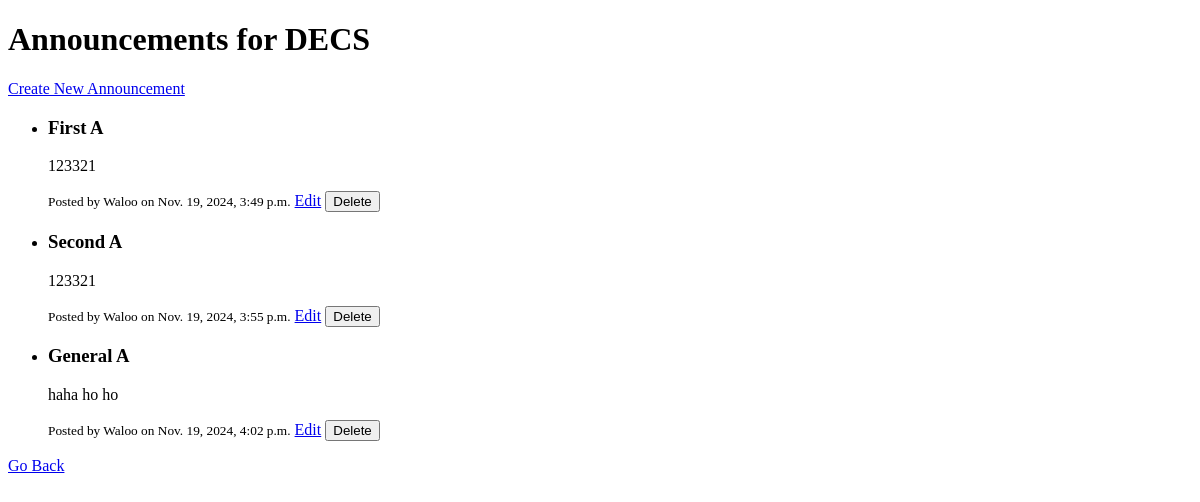
/announcements/1/ (signed in), run on an earlier commit of the app's database.
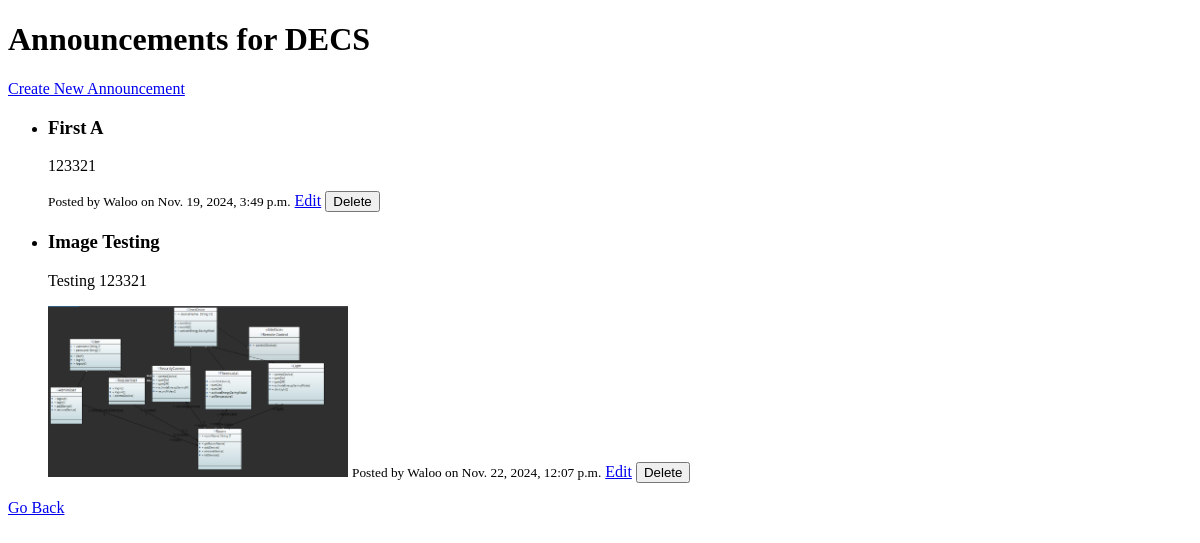
And on a later commit of the database.
### Society/models.py (models this page shows, shortened)
class Announcement(models.Model):
    society = models.ForeignKey(Society, on_delete=models.CASCADE, related_name="announcements")
    title = models.CharField(max_length=255)
    content = models.TextField()
    image = models.ImageField(upload_to='announcements/', blank=True, null=True)
    is_member_specific = models.BooleanField(default=False)
    created_at = models.DateTimeField(auto_now_add=True)
    created_by = models.ForeignKey(CustomUser, on_delete=models.CASCADE)

### loginreg/models.py (models this page shows, shortened)
class CustomUser(AbstractUser):
    isadmin = models.BooleanField(default=False)
    profile_picture = models.ImageField(upload_to="profile_pictures/", default="profile_pictures/default.png")

### Society/views.py (the view)
# urls.py: path('announcements/<int:society_id>/', sviews.announcements_page, name='announcements_page'),
@login_required
def announcements_page(request, society_id):
    society = get_object_or_404(Society, id=society_id)
    is_member = society.members.filter(id=request.user.id).exists()
    is_admin = society.admins.filter(id=request.user.id).exists()
    if is_admin:
        announcements = Announcement.objects.filter(society=society)
    elif is_member:
        announcements = Announcement.objects.filter(society=society, is_member_specific__in=[False, True])
    else:
        announcements = Announcement.objects.filter(society=society, is_member_specific=False)
    context = {
        "announcements": announcements,
        "society": society,
        "is_admin": is_admin,
    }
    return render(request, "announcements_page.html", context)

### Templates/announcements_page.html (shortened to what this page needs)
<!DOCTYPE html>
<html lang="en">
<head>
</head>
<body>
    <h1>Announcements for {{ society.name }}</h1>
    {% if is_admin %}
        <a href="{% url 'create_announcement' society_id=1 %}" class="btn btn-success">Create New Announcement</a>
    {% endif %}
    <ul>
        {% for announcement in announcements %}
            <li>
                <h3>{{ announcement.title }}</h3>
                <p>{{ announcement.content }}</p>
                {% if announcement.image %}
                    <img src="{{ announcement.image.url }}" alt="{{ announcement.title }}" style="max-width: 300px; height: auto;">
                {% endif %}
                <small>Posted by {{ announcement.created_by.username }} on {{ announcement.created_at }}</small>
                {% if is_admin %}
                    <a href="{% url 'edit_announcement' announcement.id %}" class="btn btn-warning">Edit</a>
                    <form action="{% url 'delete_announcement' announcement.id %}" method="post" style="display:inline;" onsubmit="return confirm('Are you sure you want to delete this announcement?');">
                        <button type="submit" class="btn btn-danger">Delete</button>
                    </form>
                {% endif %}
            </li>
        {% endfor %}
    </ul>
    <a href="{% if society.id == 1 %}{% url 'decshome' %}{% elif society.id == 2 %}{% url 'acmhome' %}{% elif society.id == 3 %}{% url 'pcomhome' %}{% endif %}" class="btn btn-secondary">Go Back</a>
</body>
</html>

What changed in the data, as far as the page shows it:
removed Announcement: title "Second A", content "123321", created_by.username "Waloo", created_at "Nov. 19, 2024, 3:55 p.m."
removed Announcement: title "General A", content "haha ho ho", created_by.username "Waloo", created_at "Nov. 19, 2024, 4:02 p.m."
added Announcement: title "Image Testing", content "Testing 123321", image (picture), created_by.username "Waloo", created_at "Nov. 22, 2024, 12:07 p.m."
